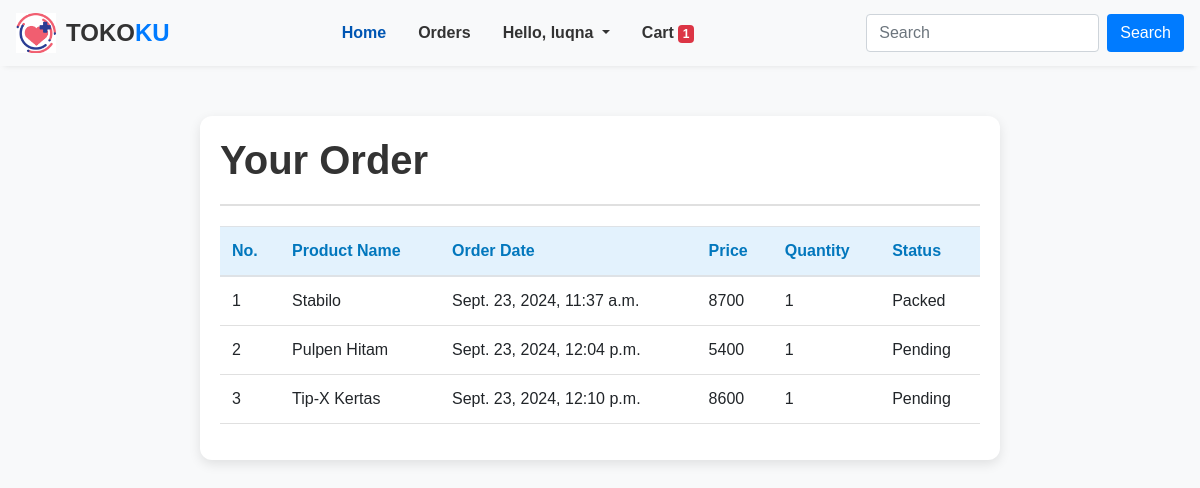
The page /order/ (signed in) on the database as committed earlier.
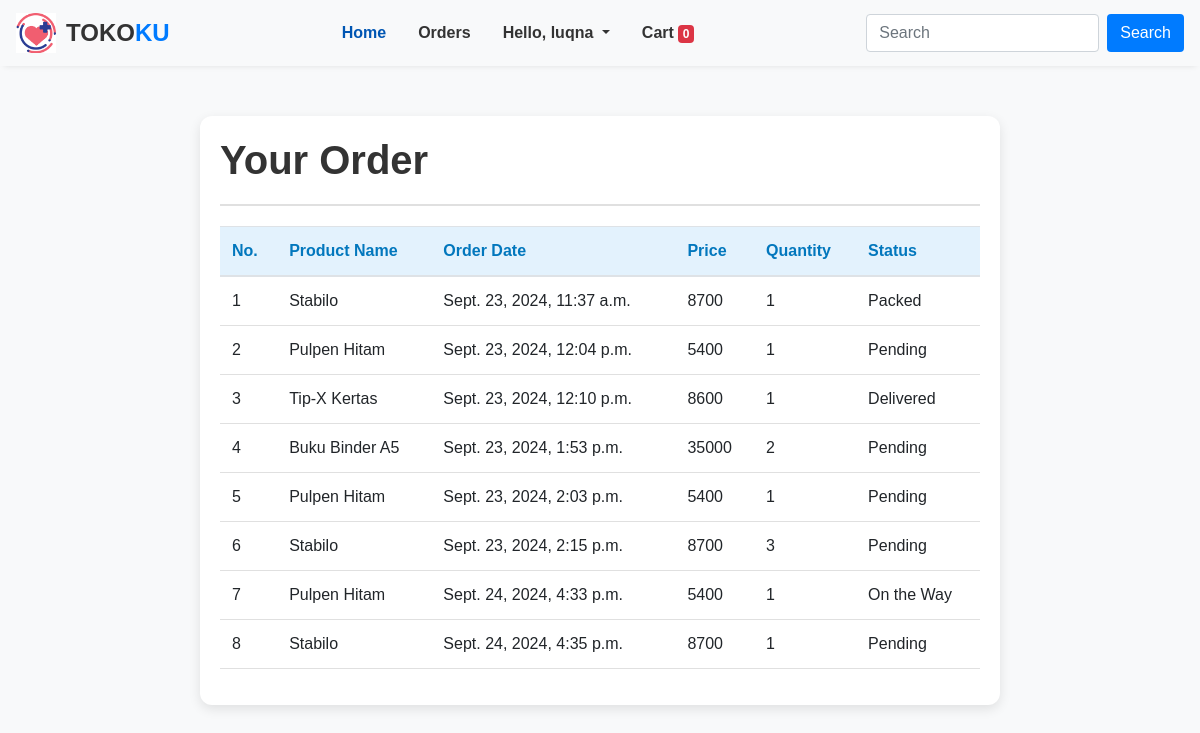
The same page on the database as committed later.
### store/models/order.py (models this page shows)
class OrderDetail(models.Model):
    user = models.CharField(max_length=255)
    product_name = models.CharField(max_length=255)
    qty = models.PositiveIntegerField(default=1)
    price = models.IntegerField()
    ordered_date = models.DateTimeField(auto_now_add=True)
    status = models.CharField(max_length=20, default='Pending', choices=STATUS_CHOICE)

### store/views.py (the view)
# urls.py: path('order/', views.order, name='order'),
def order(request):
    totalitem=0
    if request.session.has_key('username'):
        username = request.session['username']
        totalitem = len(Cart.objects.filter(username=username))
        order = OrderDetail.objects.filter(user=username)
        customer = Customer.objects.filter(username=username)
        for c in customer:
            username=c.username
        data ={
        'order':order,
        'username':username,
        'totalitem':totalitem
         }
        if order:
            return render(request, 'order.html',data)
        else:
            return render(request, 'emptyorder.html',data)
    else:
        return redirect('login')

### store/templates/order.html (shortened to what this page needs)
{% extends 'base.html' %} {% load static %} {% block title %} Order {% endblock title %} {% block content %}
<div class="container">
  <p class="display-4">Your Order</p>
  <hr />
  <table class="table table-hover">
    <thead>
      <tr>
        <th>No.</th>
        <th>Product Name</th>
        <th>Order Date</th>
        <th>Price</th>
        <th>Quantity</th>
        <th>Status</th>
      </tr>
    </thead>
    <tbody>
      {% for order in order %}
      <tr>
        <td>{{ forloop.counter }}</td>
        <td>{{ order.product_name }}</td>
        <td>{{ order.ordered_date }}</td>
        <td>{{ order.price }}</td>
        <td>{{ order.qty }}</td>
        <td>{{ order.status }}</td>
      </tr>
      {% endfor %}
    </tbody>
  </table>
</div>
{% endblock %}

### store/templates/base.html (shortened to what this page needs)
<!DOCTYPE html>
<html lang="en">
  {% load static %}
  <head>
    <link rel="stylesheet" href="https://cdn.jsdelivr.net/npm/bootstrap@4.6.1/dist/css/bootstrap.min.css" />
  </head>
  <body>
    <nav class="navbar navbar-expand-lg navbar-light">
      <a class="navbar-brand" href="/">
        <img src="{% static 'images/logo_new.png' %}" alt="Logo" />
        <div class="brand-text">TOKO<span>KU</span></div>
      </a>
      <div class="collapse navbar-collapse" id="navbarNav">
        <ul class="navbar-nav">
          <li class="nav-item active">
            <a class="nav-link" href="/">Home</a>
          </li>
          {% if request.session %}
          <li class="nav-item">
            <a class="nav-link" href="/order/">Orders</a>
          </li>
          <li class="nav-item dropdown">
            <a class="nav-link dropdown-toggle" href="#" id="navbarDropdown" role="button" data-toggle="dropdown" aria-haspopup="true" aria-expanded="false"> Hello, {{username}} </a>
          </li>
          <li class="nav-item">
            <a class="nav-link" href="/show_cart">Cart<span class="badge badge-danger ml-1">{{totalitem}}</span></a>
          </li>
          {% endif %}
        </ul>
        <form class="form-inline ml-auto" action="/search">
          <input class="form-control mr-2" type="search" placeholder="Search" aria-label="Search" name="query" />
          <button class="btn btn-search" type="submit">Search</button>
        </form>
      </div>
    </nav>
    {% block content %} {% endblock %}
  </body>
</html>

Rows that differ between the two databases and show on the page:
changed OrderDetail "Tip-X Kertas": status "Pending" → "Delivered"
added OrderDetail: product_name "Buku Binder A5", ordered_date "Sept. 23, 2024, 1:53 p.m.", price "35000", qty "2", status "Pending"
added OrderDetail: product_name "Pulpen Hitam", ordered_date "Sept. 23, 2024, 2:03 p.m.", price "5400", qty "1", status "Pending"
added OrderDetail: product_name "Stabilo", ordered_date "Sept. 23, 2024, 2:15 p.m.", price "8700", qty "3", status "Pending"
added OrderDetail: product_name "Pulpen Hitam", ordered_date "Sept. 24, 2024, 4:33 p.m.", price "5400", qty "1", status "On the Way"
added OrderDetail: product_name "Stabilo", ordered_date "Sept. 24, 2024, 4:35 p.m.", price "8700", qty "1", status "Pending"
Other text that changed with them:
{{ totalitem }}: "1" → "0"
